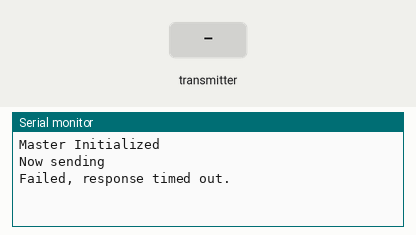
Recording of a sketch running on a simulated Arduino Uno, built with avr-gcc and run on an emulated ATmega328P. Shown: the last lines printed to the serial monitor. The test bench sets the inputs (shaded band). No radio packets arrive unless stated.

Above: at 1.2 s.
1.3 s: the transmitter starts sending got_time = 0
At 4.0 s:
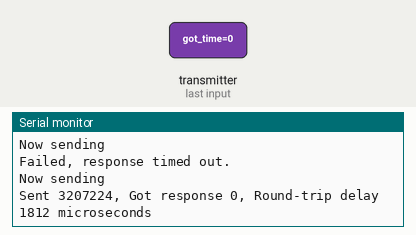
4.3 s: the transmitter starts sending got_time = 256
At 6.8 s:
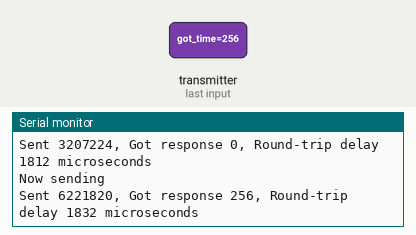

Measured:
- after the input at 1.3 s, the serial monitor: prints a new line after 1.9 s (image 1)
- after the input at 4.3 s, the serial monitor: prints a new line after 1.9 s (image 2)

The sketch:

test_nrf24_master.ino
```cpp
#include <SPI.h>
#include "RF24.h"

/* Hardware configuration: Set up nRF24L01 radio on SPI bus plus pins 7 & 8 */
RF24 radio(7,8);
byte addressMaster[6] = "MNode";
byte addressSlave[6] = "SNode";

void setup() {
  Serial.begin(9600);

  radio.begin();
  // Set the PA Level low to prevent power supply related issues since this is a
 // getting_started sketch, and the likelihood of close proximity of the devices. RF24_PA_MAX is default.
  radio.setPALevel(RF24_PA_LOW);

  radio.openWritingPipe(addressMaster);
  radio.openReadingPipe(1,addressSlave);

  // Start the radio listening for data
  radio.startListening();

  Serial.println("Master Initialized");
}

void loop() {
/****************** Ping Out Role ***************************/
  {

    radio.stopListening();                                    // First, stop listening so we can talk.


    Serial.println(F("Now sending"));

    unsigned long start_time = micros();                             // Take the time, and send it.  This will block until complete
     if (!radio.write( &start_time, sizeof(unsigned long) )){
       Serial.println(F("failed"));
     }

    radio.startListening();                                    // Now, continue listening

    unsigned long started_waiting_at = micros();               // Set up a timeout period, get the current microseconds
    boolean timeout = false;                                   // Set up a variable to indicate if a response was received or not

    while ( ! radio.available() ){                             // While nothing is received
      if (micros() - started_waiting_at > 200000 ){            // If waited longer than 200ms, indicate timeout and exit while loop
          timeout = true;
          break;
      }
    }

    if ( timeout ){                                             // Describe the results
        Serial.println(F("Failed, response timed out."));
    }else{
        unsigned long got_time;                                 // Grab the response, compare, and send to debugging spew
        radio.read( &got_time, sizeof(unsigned long) );
        unsigned long end_time = micros();

        // Spew it
        Serial.print(F("Sent "));
        Serial.print(start_time);
        Serial.print(F(", Got response "));
        Serial.print(got_time);
        Serial.print(F(", Round-trip delay "));
        Serial.print(end_time-start_time);
        Serial.println(F(" microseconds"));
    }

    // Try again 3s later
    delay(3000);
  }
}
```
